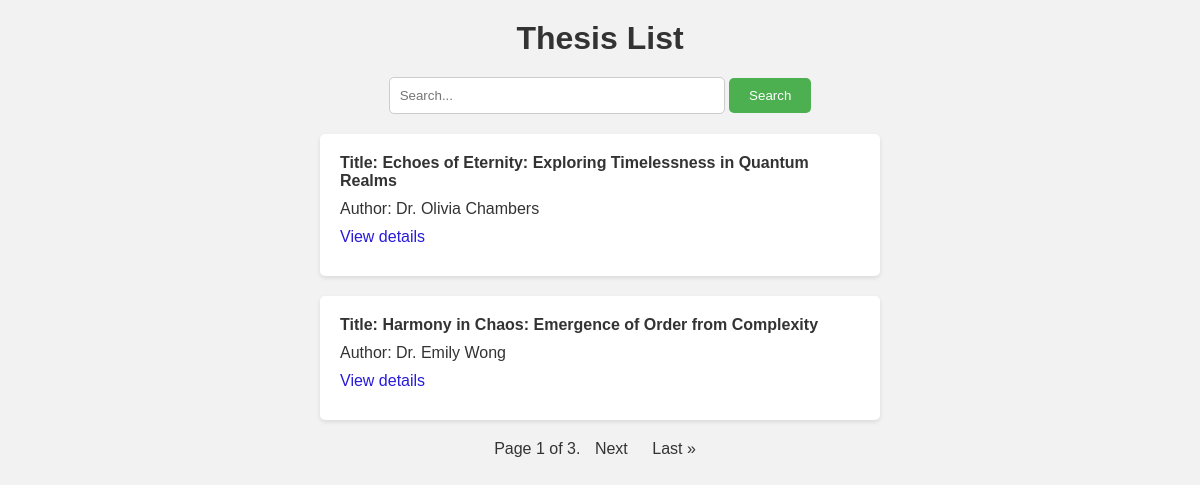
The page / on the database its author committed.
### authors/models.py (models this page shows, shortened)
class Thesis(models.Model):
    title = models.CharField(max_length=200)
    author = models.CharField(max_length=100)
    abstract = models.TextField()
    year = models.IntegerField()

### authors/views.py (the view)
# urls.py: path('', views.thesis_list, name='thesis_list'),
def thesis_list(request):
    thesis_list = Thesis.objects.all()
    paginator = Paginator(thesis_list, 2)
    page_number = request.GET.get('page')
    page_obj = paginator.get_page(page_number)
    return render(request, 'thesis_list.html', {'page_obj': page_obj})

### authors/templates/thesis_list.html (shortened to what this page needs)
<!DOCTYPE html>
<html lang="en">
<head>
    {% load static %}
    <link rel="stylesheet" type="text/css" href="{% static 'style_2.css' %}">
</head>
<body>
    <div class="container">
        <h1>Thesis List</h1>
        <div id="search-bar">
            <form method="GET" action="{% url 'thesis_search' %}">
                <input type="text" name="q" placeholder="Search...">
                <button type="submit">Search</button>
            </form>
        </div>
        {% for thesis in page_obj %}
            <div class="content">
                <p class="title">Title: {{ thesis.title }}</p>
                <p class="author">Author: {{ thesis.author }}</p>
                <p class="details"><a href="{% url 'thesis_detail' thesis.pk %}">View details</a></p>
            </div>
        {% empty %}
            <p class="no-result">No theses found.</p>
        {% endfor %}
        <div class="pagination">
            <span class="step-links">
                <span class="current">
                    Page {{ page_obj.number }} of {{ page_obj.paginator.num_pages }}.
                </span>
                {% if page_obj.has_next %}
                    <a href="?page={{ page_obj.next_page_number }}">Next</a>
                    <a href="?page={{ page_obj.paginator.num_pages }}">Last &raquo;</a>
                {% endif %}
            </span>
        </div>
    </div>
</body>
</html>

### mystaticfiles/style_2.css (style rules this page uses)
* { margin: 0; padding: 0; box-sizing: border-box; }
body { font-family: Helvetica, sans-serif; background-color: #f2f2f2; max-width: 50%; margin: auto; color: #333; }
.container { max-width: 800px; margin: 0 auto; padding: 20px; }
h1 { text-align: center; margin-bottom: 20px; }
#search-bar { text-align: center; margin-bottom: 20px; }
#search-bar input[type="text"] { padding: 10px; border: 1px solid #ccc; border-radius: 5px; width: 60%; }
#search-bar button { padding: 10px 20px; border: none; border-radius: 5px; background-color: #4CAF50; color: white; cursor: pointer; }
.content { background-color: #fff; border-radius: 5px; padding: 20px; margin-bottom: 20px; box-shadow: 0 2px 4px rgba(0, 0, 0, 0.1); }
.content p { margin-bottom: 10px; }
.content .title { font-weight: bold; }
.content .details a { color: #281bdb; text-decoration: none; }
.pagination { text-align: center; margin-top: 20px; }
.pagination a { padding: 5px 10px; color: #333; text-decoration: none; border-radius: 3px; }

### rows shown on the page
Thesis: title "Echoes of Eternity: Exploring Timelessness in Quantum Realms", author "Dr. Olivia Chambers"
Thesis: title "Harmony in Chaos: Emergence of Order from Complexity", author "Dr. Emily Wong"

### other values the page prints
{{ page_obj.number }} "1"
{{ page_obj.paginator.num_pages }} "3"
